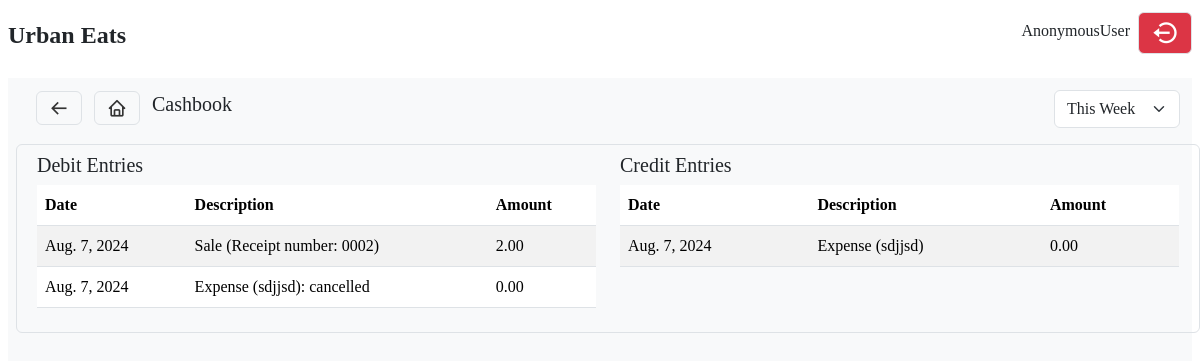
/finance/cashbook/, run on an earlier commit of the app's database.
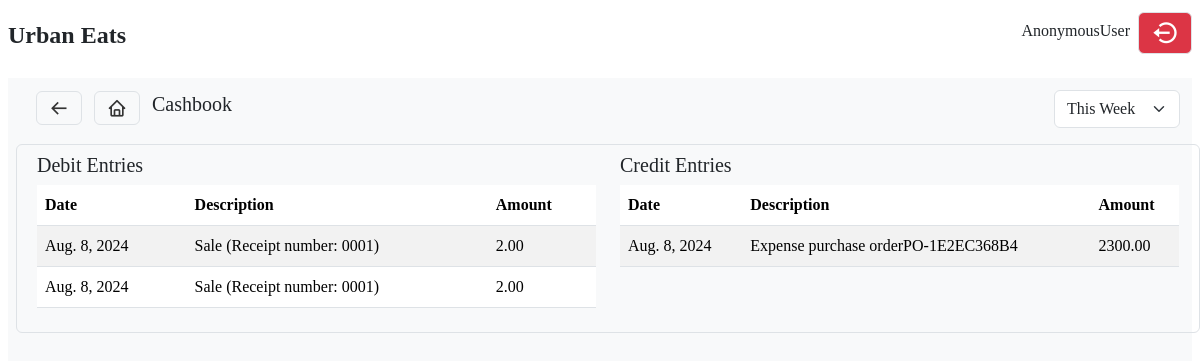
And on a later commit of the database.
### finance/models.py (models this page shows, shortened)
class CashBook(models.Model):
    sale = models.ForeignKey(Sale, on_delete=models.CASCADE, null=True)
    expense = models.ForeignKey(Expense, on_delete=models.CASCADE, null=True)
    amount = models.DecimalField(max_digits=10, decimal_places=2, default=0)
    debit = models.BooleanField(default=False, null=True)
    credit = models.BooleanField(default=False, null=True)
    description = models.CharField(max_length=255, default='')
    date = models.DateField(auto_now_add=True)

### finance/views.py (the view)
# urls.py: path('cashbook/', cashbook, name='cashbook')
def cashbook(request):
    filter_option = request.GET.get('filter', 'this_week')
    now = datetime.datetime.now()
    if filter_option == 'this_week':
        start_date = now - timedelta(days=now.weekday())
    elif filter_option == 'yesterday':
        start_date = now - timedelta(days=1)
    elif filter_option == 'this_month':
        start_date = now.replace(day=1)
    elif filter_option == 'last_month':
        start_date = (now.replace(day=1) - timedelta(days=1)).replace(day=1)
    elif filter_option == 'this_year':
        start_date = now.replace(month=1, day=1)
    else:
        start_date = now - timedelta(days=now.weekday())
    entries = CashBook.objects.filter(date__gte=start_date).order_by('-date')
    debit_entries = entries.filter(debit=True)
    credit_entries = entries.filter(credit=True)
    return render(request, 'finance/cashbook.html', {
        'filter_option': filter_option,
        'debit_entries': debit_entries,
        'credit_entries': credit_entries,
    })

### templates/finance/cashbook.html (shortened to what this page needs)
{% extends "base.html" %}
{% load static %}
{% block content %}
    <div>
        <nav class="d-flex justify-content-between align-items-center rounded mb-2 p-2">
            <div>
                <a href='{% url "finance:finance"%}' class='border btn bx bx-arrow-back fs-5'></a>
                <a href='/' class='bx bx-home btn border fs-5 mx-2'></a>
                <span class='mt-2 fs-5'>Cashbook</span>
            </div>
            <div>
                <div class="d-flex justify-content-between mt-1">
                    <div>
                        <select class="form-select" id="filterSelect" onchange="filterCashBook()">
                            <option value="this_week" {% if filter_option == 'this_week' %}selected{% endif %}>This Week</option>
                        </select>
                    </div>
                </div>
            </div>
        </nav>
        <div class="row border rounded p-2">
            <div class="col-md-6">
                <h5>Debit Entries</h5>
                <div class="table-responsive">
                    <table class="table table-striped">
                        <thead>
                            <tr>
                                <th>Date</th>
                                <th>Description</th>
                                <th>Amount</th>
                            </tr>
                        </thead>
                        <tbody>
                            {% for entry in debit_entries %}
                                <tr>
                                    <td>{{ entry.date }}</td>
                                    <td>{{ entry.description }}</td>
                                    <td>{{ entry.amount }}</td>
                                </tr>
                            {% endfor %}
                        </tbody>
                    </table>
                </div>
            </div>
            <div class="col-md-6">
                <h5>Credit Entries</h5>
                <div class="table-responsive">
                    <table class="table table-striped">
                        <thead>
                            <tr>
                                <th>Date</th>
                                <th>Description</th>
                                <th>Amount</th>
                            </tr>
                        </thead>
                        <tbody>
                            {% for entry in credit_entries %}
                                <tr>
                                    <td>{{ entry.date }}</td>
                                    <td>{{ entry.description }}</td>
                                    <td>{{ entry.amount }}</td>
                                </tr>
                            {% endfor %}
                        </tbody>
                    </table>
                </div>
            </div>
        </div>
    </div>
{% endblock %}

What changed in the data, as far as the page shows it:
removed CashBook: date "Aug. 7, 2024", description "Sale (Receipt number: 0002)", amount "2.00", shown under "Debit Entries"
removed CashBook: date "Aug. 7, 2024", description "Expense (sdjjsd): cancelled", amount "0.00", shown under "Debit Entries"
removed CashBook: date "Aug. 7, 2024", description "Expense (sdjjsd)", amount "0.00", shown under "Credit Entries"
added CashBook: date "Aug. 8, 2024", description "Sale (Receipt number: 0001)", amount "2.00", shown under "Debit Entries"
added CashBook: date "Aug. 8, 2024", description "Sale (Receipt number: 0001)", amount "2.00", shown under "Debit Entries"
added CashBook: date "Aug. 8, 2024", description "Expense purchase orderPO-1E2EC368B4", amount "2300.00", shown under "Credit Entries"
